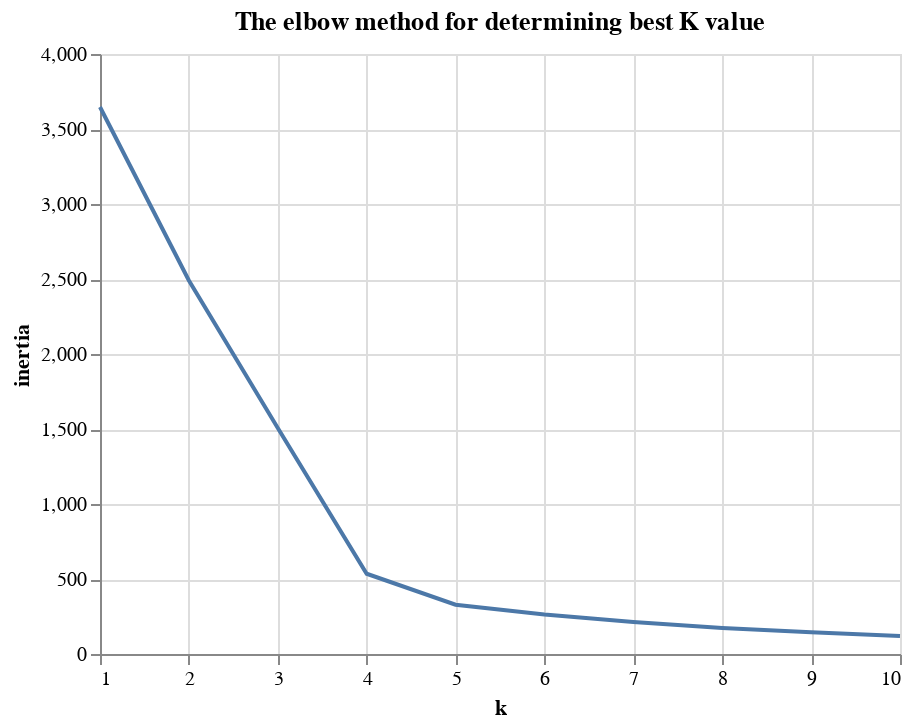

This figure's notebook cell:
### Markdown cell above
### Clustering Crytocurrencies Using K-Means

#### Find the Best Value for `k` Using the Elbow Curve

### Code cell
inertia = []
k = list(range(1, 11))

# Calculate the inertia for the range of k values
for i in k:
    km = KMeans(n_clusters=i, random_state=0)
    km.fit(pcs_df)
    inertia.append(km.inertia_)

# Create the Elbow Curve using hvPlot
elbow_data = {"k": k, "inertia": inertia}
df_elbow = pd.DataFrame(elbow_data)
alt.Chart(df_elbow).mark_line().encode(x='k', y='inertia').properties(
    title='The elbow method for determining best K value',
    width=400
)

### Figure 1 — Vega-Lite specification as saved in the notebook (floating-point values rounded to 4 significant figures)
{"config": {"view": {"continuousWidth": 400, "continuousHeight": 300}}, "data": {"name": "data-aa599594104b33002e337d45de50c258"}, "mark": "line", "encoding": {"x": {"type": "quantitative", "field": "k"}, "y": {"type": "quantitative", "field": "inertia"}}, "title": "The elbow method for determining best K value", "width": 400, "$schema": "https://vega.github.io/schema/vega-lite/v4.8.1.json", "datasets": {"data-aa599594104b33002e337d45de50c258": [{"k": 1, "inertia": 3647.0}, {"k": 2, "inertia": 2490.0}, {"k": 3, "inertia": 1507.0}, {"k": 4, "inertia": 535.1}, {"k": 5, "inertia": 328.4}, {"k": 6, "inertia": 263.8}, {"k": 7, "inertia": 212.8}, {"k": 8, "inertia": 173.1}, {"k": 9, "inertia": 145.0}, {"k": 10, "inertia": 119.9}]}}
